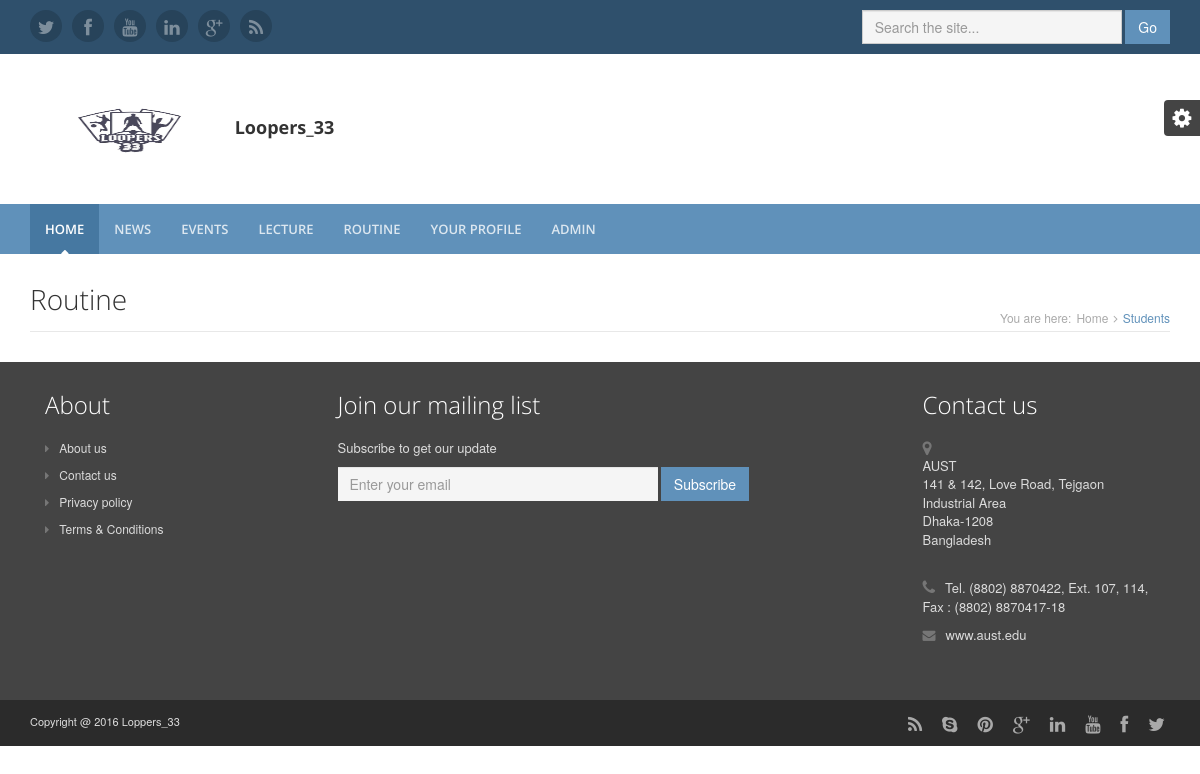
The app's page /routine.php, older data.
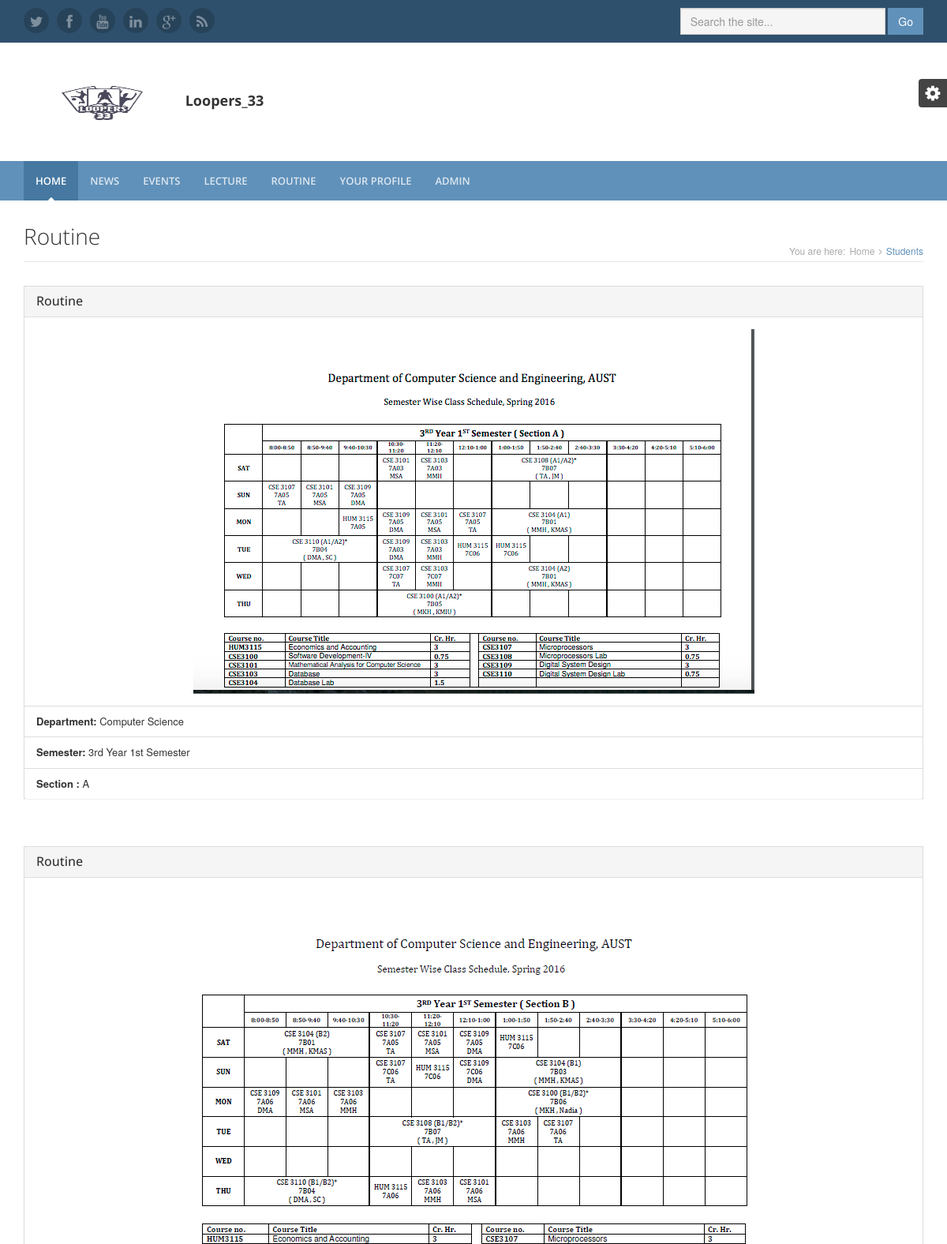
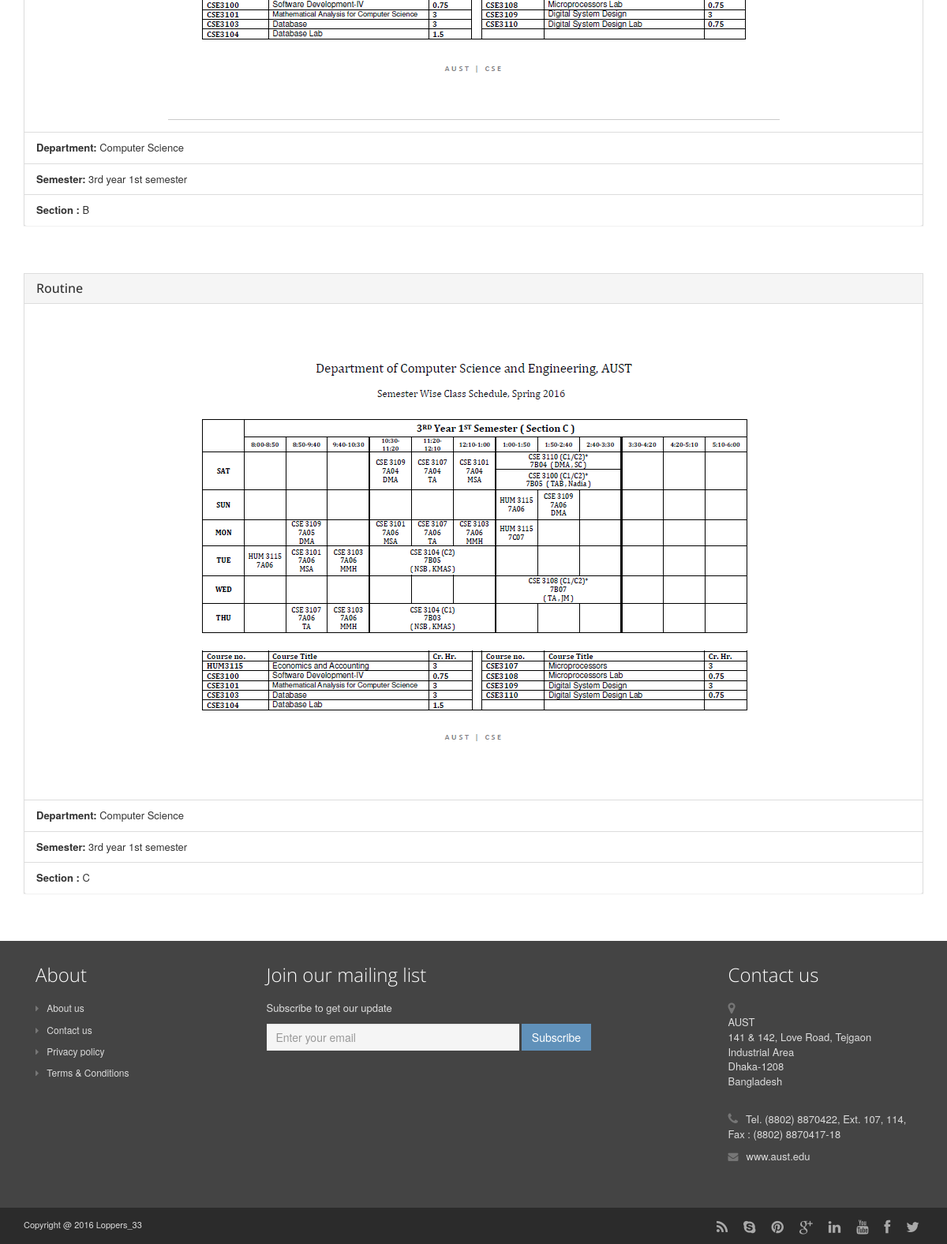
The same page, newer data (2 pictures, top to bottom).
### tables this page shows
CREATE TABLE `routine` (
  `routine_id` int(11) NOT NULL,
  `sem` varchar(50) NOT NULL,
  `sec` varchar(10) NOT NULL
);

### routine.php (the view)
<?php
    include 'header.php';
?>
<div class="row">
    <div class="col-md-12">
        <div class="content container">
            <div class="page-wrapper">
                <header class="page-heading clearfix">
                    <h1 class="heading-title pull-left">Routine</h1>
                    <div class="breadcrumbs pull-right">
                        <ul class="breadcrumbs-list">
                            <li class="breadcrumbs-label">You are here:</li>
                            <li><a href="index-2.html">Home</a><i class="fa fa-angle-right"></i></li>
                            <li class="current">Students</li>
                        </ul>
                    </div>
                </header>
                <div class="page-content">
                    <?php
                      $con=mysqli_connect("localhost","root","","sms");
                      $rslt=mysqli_query($con,"SELECT * from routine");
                      while ($row=mysqli_fetch_array($rslt))
                        {
                    ?>
                    <div class="row page-row">
                        <div class="jobs-wrapper col-md-12 col-sm-12">
                            <div class="panel panel-default page-row">
                                <div class="panel-heading">
                                    <h3 class="panel-title"><a href="#"></a>Routine </h3>
                                </div>
                                <div class="panel-body">
                                    <center>
                                        <img class="img-responsive" src="uploads/rou_<?php echo $row['routine_id']?>.png">
                                    </center>
                                </div>
                                <ul class="list-group">
                                    <li class="list-group-item"><strong>Department:</strong> Computer Science</li>
                                    <li class="list-group-item"><strong>Semester:</strong> <?php echo $row['sem'];?></li>
                                    <li class="list-group-item"><strong>Section :</strong> <?php echo $row['sec'];?></li>
                                </ul>
                            </div>
                        </div>
                    </div>
                    <?php
                        }
                    ?>
                </div>
            </div>
        </div>
    </div>
</div>
<?php
    include 'footer.php';
?>

Row changes from the older to the newer data that the page shows:
added routine: shows a picture, sem "3rd Year 1st Semester", sec "A"
added routine: shows a picture, sem "3rd year 1st semester", sec "B"
added routine: shows a picture, sem "3rd year 1st semester", sec "C"
